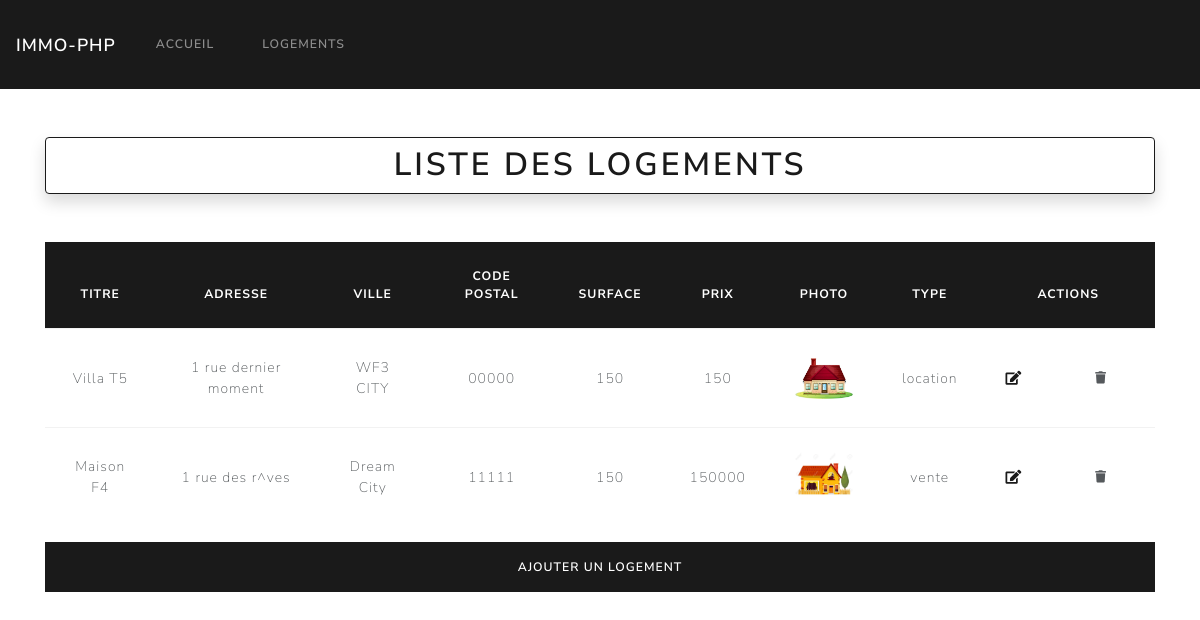
The app's page /logements with its own data.
### tables this page shows
CREATE TABLE IF NOT EXISTS `logement` (
  `id_logement` int UNSIGNED NOT NULL AUTO_INCREMENT,
  `titre` varchar(255) NOT NULL,
  `adresse` varchar(255) NOT NULL,
  `ville` varchar(255) NOT NULL,
  `cp` varchar(20) NOT NULL,
  `surface` int NOT NULL,
  `prix` int NOT NULL,
  `type` varchar(50) NOT NULL,
  `photo` varchar(50) DEFAULT NULL,
  PRIMARY KEY (`id_logement`)
);

### controller/LogementController.php (called while the page is built, shortened)
<?php
require_once "modele/LogementManager.php";
class LogementController
{
    private $logementManager;
    public function __construct()
    {
        $this->logementManager = new LogementManager;
        $this->logementManager->loadLogements();
    }
    public function displayLogements()
    {
        $logements = $this->logementManager->getLogements();
        require_once "view/logements.view.php";
    }
}

### modele/LogementManager.php (called while the page is built, shortened)
<?php
require_once "Logement.php";
require_once "Manager.php";
class LogementManager extends Manager
{
    private $logements;
    public function addLogement($logement)
    {
        $this->logements[] = $logement;
    }
    public function getLogements()
    {
        return $this->logements;
    }
    public function loadLogements()
    {
        $req  = $this->getBdd()->prepare("SELECT * FROM logement");
        $req->execute();
        $myLogements = $req->fetchAll(PDO::FETCH_ASSOC);
    }
}

### modele/Logement.php (called while the page is built, shortened)
<?php
class Logement
{
    private int     $id_logement;
    private string  $titre;
    private string  $adresse;
    private string $ville;
    private string $cp;
    private int $surface;
    private int $prix;
    private string $type;
    public function __construct($id_logement, $titre, $adresse, $ville, $cp, $surface, $prix, $photo, $type)
    {
        $this->id_logement = $id_logement;
        $this->titre = $titre;
        $this->adresse = $adresse;
        $this->ville = $ville;
        $this->cp = $cp;
        $this->surface = $surface;
        $this->prix = $prix;
        $this->photo = $photo;
        $this->type = $type;
    }
    public function getId_logement()
    {
        return $this->id_logement;
    }
    public function getTitre()
    {
        return $this->titre;
    }
    public function getAdresse()
    {
        return $this->adresse;
    }
    public function getVille()
    {
        return $this->ville;
    }
    public function getCp()
    {
        return $this->cp;
    }
    public function getPrix()
    {
        return $this->prix;
    }
    public function getSurface()
    {
        return $this->surface;
    }
    public function getPhoto()
    {
        return $this->photo;
    }
        public function getType()
        {
                return $this->type;
        }
}

### modele/Manager.php (called while the page is built, shortened)
<?php
abstract class Manager
{
    private static $pdo;
    private static function setBdd()
    {
        self::$pdo = new PDO("mysql:host=localhost;dbname=immobilier;charset=utf8", "root", "");
        self::$pdo->setAttribute(PDO::ATTR_ERRMODE, PDO::ERRMODE_WARNING);
    }
    protected function getBdd()
    {
        return self::$pdo;
    }
}

### view/logements.view.php (the view, shortened to what this page needs)
<table class="table table-hover text-center">
    <thead>
        <tr class="bg-primary text-white">
            <th>Titre</th>
            <th>Adresse</th>
            <th>Ville</th>
            <th>Code Postal</th>
            <th>Surface</th>
            <th>Prix</th>
            <th>Photo</th>
            <th>Type</th>
            <th colspan="2">Actions</th>
        </tr>
    </thead>
    <tbody>
        <?php foreach ($logements as $logement) : ?>
            <tr>
                <td class="align-middle"><?= $logement->getTitre() ?></td>
                <td class="align-middle"><?= $logement->getAdresse() ?></td>
                <td class="align-middle"><?= $logement->getVille() ?></td>
                <td class="align-middle"><?= $logement->getCp() ?></td>
                <td class="align-middle"><?= $logement->getSurface() ?></td>
                <td class="align-middle"><?= $logement->getPrix() ?></td>
                <td class="align-middle"><img src="../public/images/<?= $logement->getPhoto() ?>" width="60px" alt="image de maison"></td>
                <td class="align-middle"><?= $logement->getType() ?></td>
                <td class="align-middle"><a href="<?= URL ?>logements/edit/<?= $logement->getId_logement() ?>"><i class="fas fa-edit"></i></a></td>
                <td class="align-middle">
                    <form action="<?= URL ?>logements/delete/<?= $logement->getId_logement() ?>" method="post" onSubmit=" return confirm('Êtes-vous certain de vouloir supprimer ce logement ?')">
                        <button class="btn" type="submit"><i class="fas fa-trash"></i></button>
                    </form>
                </td>
            </tr>
        <?php endforeach; ?>
    </tbody>
</table>
<a href="<?= URL ?>logements/add" class="btn btn-primary btn-block">Ajouter un logement</a>
<?php
$content = ob_get_clean();
$title = "Liste des logements";
require_once "base.html.php";
?>

### index.php (shortened to what this page needs)
<?php
require_once "controller/LogementController.php";
$logementController = new LogementController;
if (empty($_GET['page'])) {
    require_once "view/home.view.php";
} else {
    $url = explode("/", filter_var($_GET['page']), FILTER_SANITIZE_URL);
    switch ($url[0]) {
        case "logements":
            if (empty($url[1])) {
                $logementController->displayLogements();
            } else if ($url[1] === "add") {
                $logementController->newLogementForm();
            } else if ($url[1] === "gvalid") {
                $logementController->newLogementValidation();
            } else if ($url[1] === "edit") {
                $logementController->editLogementForm($url[2]);
            } else if ($url[1] === "editvalid") {
                $logementController->editLogementValidation();
            } else if ($url[1] === "delete") {
                $logementController->deleteLogements($url[2]);
            }
            break;
    }
}

### view/base.html.php (shortened to what this page needs)
<!DOCTYPE html>
<html lang="fr">
<head>
    <link rel="stylesheet" href="https://cdnjs.cloudflare.com/ajax/libs/font-awesome/5.15.1/css/all.min.css" />
    <link rel="stylesheet" href="https://stackpath.bootstrapcdn.com/bootswatch/4.5.2/lux/bootstrap.min.css">
</head>
<body>
    <?php require_once "partials/nav.view.php"?>
    <div class="container mt-5">
        <h1 class="text-center border border-primary shadow rounded p-2 my-5"><?= $title ?></h1>
        <?= $content ?>
    </div>
</body>
</html>

### view/partials/nav.view.php (shortened to what this page needs)
<nav class="navbar navbar-expand-lg navbar-dark bg-primary">
        <a class="navbar-brand" href="<?= URL ?>accueil">Immo-PHP</a>
        <div class="collapse navbar-collapse" id="navbarColor01">
            <ul class="navbar-nav mr-auto">
                <li class="nav-item">
                    <a class="nav-link" href="<?= URL ?>accueil">Accueil</a>
                </li>
                <li class="nav-item">
                    <a class="nav-link" href="<?= URL ?>logements">Logements</a>
                </li>
            </ul>
        </div>
    </nav>

### records on screen
logement: titre "Villa T5", adresse "1 rue dernier moment", ville "WF3 CITY", cp "00000", surface "150", prix "150", photo (picture), type "location"
logement: titre "Maison F4", adresse "1 rue des r^ves", ville "Dream City", cp "11111", surface "150", prix "150000", photo (picture), type "vente"

### other values on screen
$title "LISTE DES LOGEMENTS"
